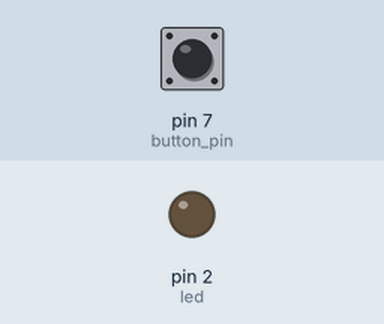
Simulated run of this sketch. Board: Arduino Uno, built with avr-gcc and run on an emulated ATmega328P. On the bench: output pins drawn as LEDs (lit = HIGH). The inputs (shaded band) are chosen by the test bench; at power-on: pin 7 (button_pin) HIGH.

Above: at 1.2 s.
1.3 s: pin 7 (button_pin) pulled LOW for 0.15 s
At 1.37 s:
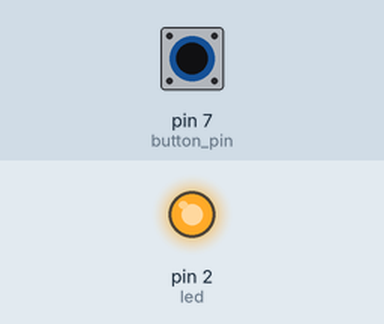
2.9 s: pin 7 (button_pin) pulled LOW for 3.2 s
At 7.3 s:
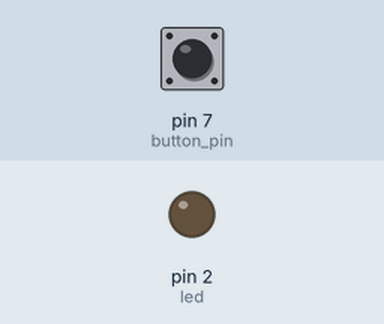
Timing chart, 0 to 8.8 s (numbered marks = the images above; inputs shaded):
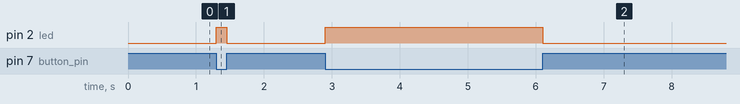

The sketch:

led_with_button.ino
```cpp
const int led = 2;
const int button_pin =7;
bool buttonState;
void setup() {
  Serial.begin(9600);
  pinMode(button_pin,INPUT_PULLUP);
  pinMode(led,OUTPUT);

}

void loop() {
  int pushed = digitalRead(button_pin);
  if(pushed == LOW){
    digitalWrite(led, HIGH);
  }
  else{
    digitalWrite(led, LOW);
  }

}
```

Measured:
- after the input at 1.3 s, pin 2 (led): LOW → HIGH at once, → LOW 0.15 s later
- after the input at 2.9 s, pin 2 (led): LOW → HIGH at once, → LOW 3.2 s later
